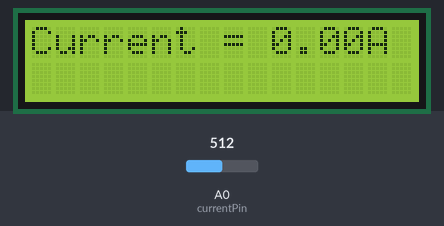
Simulated run of this sketch. Board: Arduino Uno, built with avr-gcc and run on an emulated ATmega328P. Shown: 16×2 character LCD. The test bench sets the inputs (shaded band); at power-on: A0 (currentPin) = 512. What the sketch prints to the serial monitor is not drawn.

Above: at 3.2 s.
3.3 s: A0 (currentPin) set to 716
At 5.3 s:
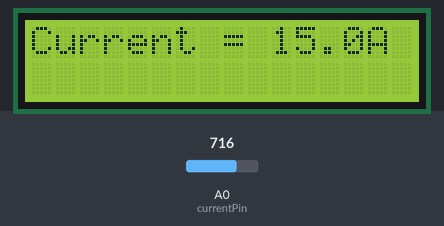
6.6 s: A0 (currentPin) set to 900
At 8.2 s:
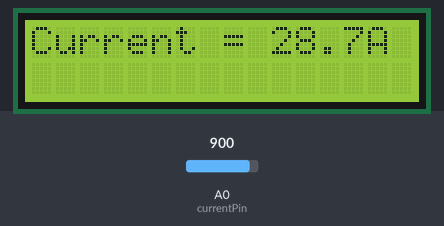
9.9 s: A0 (currentPin) set to 1023
At 12.9 s:
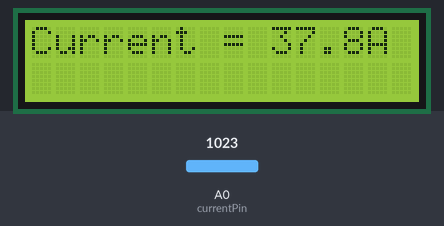
Timing chart, 0 to 14.4 s (numbered marks = the images above; inputs shaded):
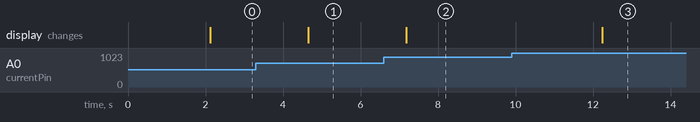

The sketch:

i2cLCDDisplayACSensor.ino
```cpp
#include<LCD.h>
#include<LiquidCrystal_I2C.h>
#include<Wire.h>
LiquidCrystal_I2C lcd(0x27, 2, 1, 0, 4, 5, 6, 7, 3, POSITIVE);

const int currentPin = A0;
int sensitivity = 66;
int adcValue= 0;
int offsetVoltage = 2500;
double adcVoltage = 0;
double currentValue = 0;
double totalCurrent = 0;

void setup()
{
  Serial.begin(9600);
  pinMode(currentPin, INPUT);
  lcd.begin(16, 2);
  lcd.print(" Current Sensor ");
  lcd.setCursor(0,1);
  lcd.print("  with Arduino  ");
  delay(2000);
}

void loop()
{
  adcValue = analogRead(currentPin);
  adcVoltage = (adcValue / 1024.0) * 5000;
  currentValue = ((adcVoltage - offsetVoltage) / sensitivity);
  totalCurrent = currentValue;

  Serial.print("Raw Sensor Value = " );
  Serial.print(adcValue);

  lcd.clear();

  Serial.print("\t Voltage(mV) = ");
  Serial.print(adcVoltage,3);

  Serial.print("\t Current = ");
  Serial.println(currentValue,3);

  lcd.setCursor(0,0);
  lcd.print("Current =       ");
  lcd.setCursor(10,0);
  lcd.print(totalCurrent,2);
  lcd.setCursor(14,0);
  lcd.print("A");
  delay(2500);
}
```

Measured:
- after the input at 3.3 s, the display: changes after 1.3 s (image 1)
- after the input at 6.6 s, the display: changes after 0.58 s (image 2)
- after the input at 9.9 s, the display: changes after 2.3 s (image 3)
